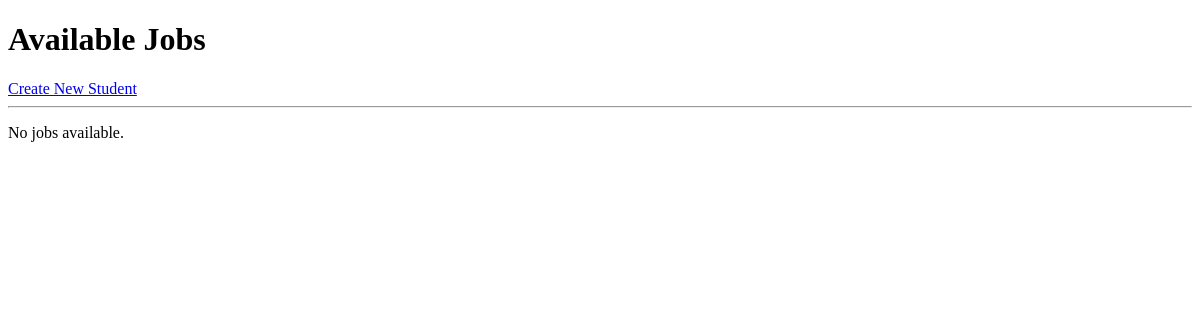
Before: / with the older database file.
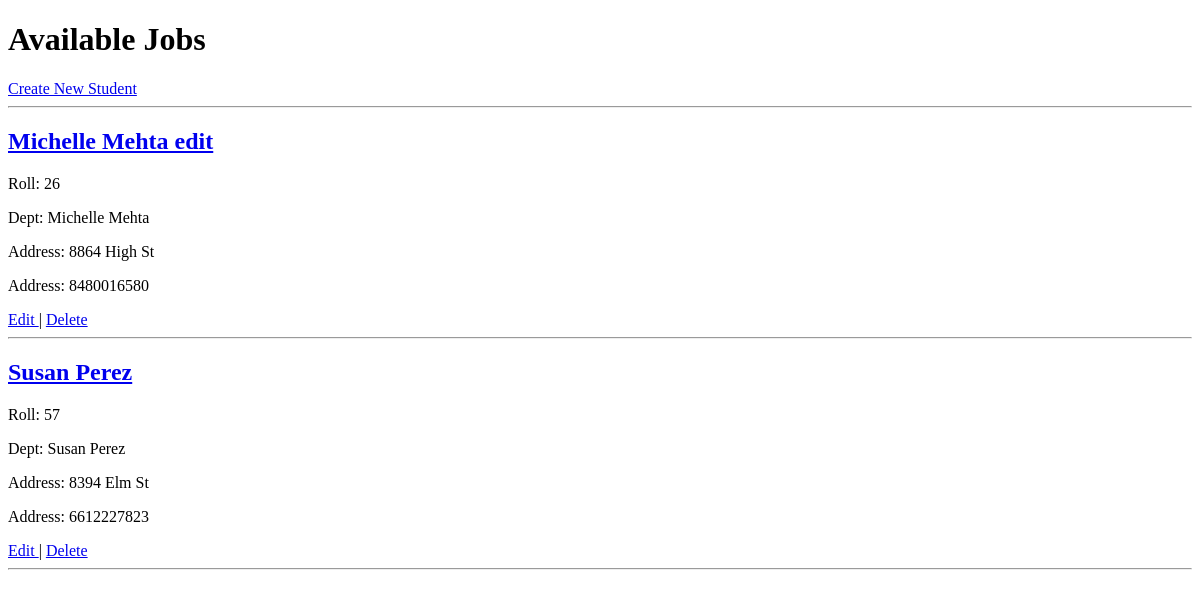
After: the same page with the newer database file.
### app/models.py (models this page shows, shortened)
class Student(models.Model):
    name = models.CharField(max_length=255)
    roll = models.PositiveIntegerField()
    dept = models.CharField(max_length=20)
    address = models.TextField()
    phone = models.CharField()

### app/views.py (the view)
# urls.py: path("", StdListView.as_view(), name="list"),
class StdListView(ListView):
    model = Student
    template_name = "list.html"
    context_object_name = "stds"

### app/templates/list.html (shortened to what this page needs)
<!DOCTYPE html>
<html>
<head>
</head>
<body>
<h1>Available Jobs</h1>
<a href="{% url 'create' %}">
    Create New Student
</a>
<hr>
{% for x in stds %}
    <h2>
        <a href="{% url 'detail' x.pk %}">
            {{ x.name }}
        </a>
    </h2>
    <p>Roll: {{ x.roll }}</p>
    <p>Dept: {{ x.dept }}</p>
    <p>Address: {{ x.address }}</p>
    <p>Address: {{ x.phone }}</p>
    <a href="{% url 'edit' x.pk %}">
        Edit
    </a>
    |
    <a href="{% url 'delete' x.pk %}">
        Delete
    </a>
    <hr>
{% empty %}
    <p>No jobs available.</p>
{% endfor %}
</body>
</html>

Changed rows visible on the page:
added Student: name "Michelle Mehta edit", roll "26", dept "Michelle Mehta", address "8864 High St", phone "8480016580"
added Student: name "Susan Perez", roll "57", dept "Susan Perez", address "8394 Elm St", phone "6612227823"
Other visible differences:
text no longer shown: "No jobs available."
